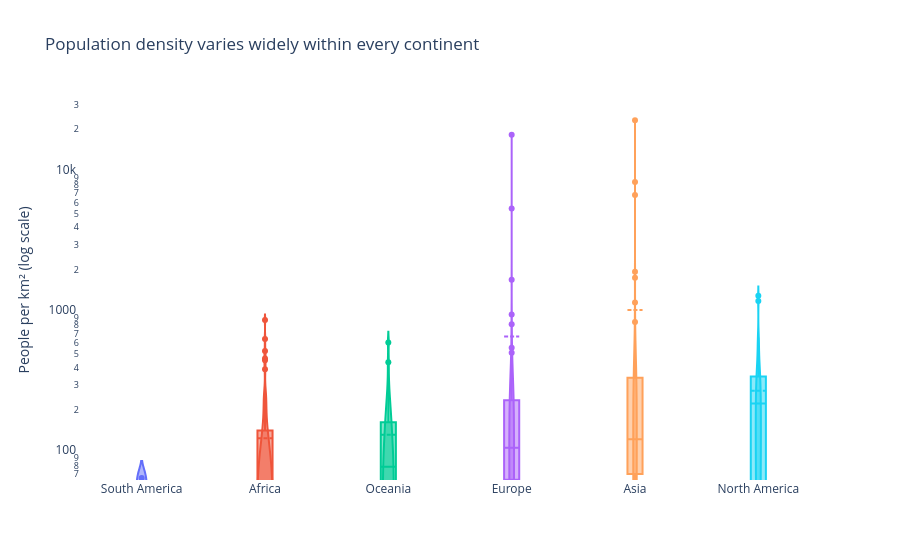

Notebook code for this chart:
### Markdown cell above
**Chart choice & justification:** *Which chart did you choose, and why? Justify design choices.

*YOUR ANSWER HERE*

Population density varies a lot between continents. North America has the highest median density (221 people/km²), while South America has the lowest (18 people/km²). Asia has the biggest extremes, including very crowded places such as Macau and Singapore. This shows that population density varies greatly within each continent.

I chose a violin plot to show the spread and differences in population density across continents. Different colours make the continents easy to compare, and the plot shows both common values and extreme outliers.

### Code cell
# Q4
# Q4: Population density distribution by continent

q4 = df[
    (df['Density'] > 0) &
    df['Density'].notna()
].copy()

continent_order = (
    q4.groupby('Continent')['Density']
    .median()
    .sort_values()
    .index.tolist()
)

fig = px.violin(
    q4,
    x='Continent',
    y='Density',
    color='Continent',
    category_orders={
        'Continent': continent_order
    },
    box=True,
    points='outliers',
    log_y=True,
    title='Population density varies widely within every continent',
    labels={
        'Density': 'People per km² (log scale)',
        'Continent': ''
    }
)

fig.update_traces(
    meanline_visible=True,
    showlegend=False
)

fig.update_layout(template='plotly_white')

fig.update_xaxes(showgrid=False)
fig.update_yaxes(showgrid=False)

fig.show()

print("Density summary by continent:")

print(
    q4.groupby('Continent')['Density']
    .agg(['min', 'median', 'max'])
    .round(1)
    .to_string()
)

### Figure 1 — Plotly figure (JSON) as saved in the notebook; plotly's stock layout.template omitted (floating-point values rounded to 4 significant figures)
{"data": [{"alignmentgroup": "True", "box": {"visible": true}, "hovertemplate": "=%{x}<br>People per km² (log scale)=%{y}<extra></extra>", "legendgroup": "South America", "marker": {"color": "#636efa"}, "meanline": {"visible": true}, "name": "South America", "offsetgroup": "South America", "orientation": "v", "points": "outliers", "scalegroup": "True", "showlegend": false, "type": "violin", "x": ["South America", "South America", "South America", "South America", "South America", "South America", "South America", "South America", "South America", "South America", "South America", "South America", "South America", "South America"], "x0": " ", "xaxis": "x", "y": [16.37, 11.13, 25.28, 25.93, 45.43, 65.02, 0.3105, 3.646, 3.762, 16.67, 26.49, 3.773, 18.91, 30.88], "y0": " ", "yaxis": "y"}, {"alignmentgroup": "True", "box": {"visible": true}, "hovertemplate": "=%{x}<br>People per km² (log scale)=%{y}<extra></extra>", "legendgroup": "Africa", "marker": {"color": "#EF553B"}, "meanline": {"visible": true}, "name": "Africa", "offsetgroup": "Africa", "orientation": "v", "points": "outliers", "scalegroup": "True", "showlegend": false, "type": "violin", "x": ["Africa", "Africa", "Africa", "Africa", "Africa", "Africa", "Africa", "Africa", "Africa", "Africa", "Africa", "Africa", "Africa", "Africa", "Africa", "Africa", "Africa", "Africa", "Africa", "Africa", "Africa", "Africa", "Africa", "Africa", "Africa", "Africa", "Africa", "Africa", "Africa", "Africa", "Africa", "Africa", "Africa", "Africa", "Africa", "Africa", "Africa", "Africa", "Africa", "Africa", "Africa", "Africa", "Africa", "Africa", "Africa", "Africa", "Africa", "Africa", "Africa", "Africa", "Africa", "Africa", "Africa", "Africa", "Africa", "Africa", "Africa"], "x0": " ", "xaxis": "x", "y": [18.85, 28.55, 118.6, 4.519, 83.06, 463.1, 58.71, 147.1, 8.956, 13.8, 449.4, 48.31, 42.22, 110.7, 59.71, 31.33, 69.2, 111.7, 8.925, 253.2, 140.3, 56.37, 58.29, 87.33, 93.09, 75.96, 47.61, 3.872, 50.44, 172.2, 18.22, 4.595, 637.0, 871.9, 83.88, 41.13, 3.109, 20.69, 236.6, 17.46, 387.9, 523.1, 235.9, 88.03, 237.0, 120.0, 27.6, 49.05, 17.61, 24.85, 69.3, 155.8, 75.52, 195.6, 2.165, 26.6, 41.77], "y0": " ", "yaxis": "y"}, {"alignmentgroup": "True", "box": {"visible": true}, "hovertemplate": "=%{x}<br>People per km² (log scale)=%{y}<extra></extra>", "legendgroup": "Oceania", "marker": {"color": "#00cc96"}, "meanline": {"visible": true}, "name": "Oceania", "offsetgroup": "Oceania", "orientation": "v", "points": "outliers", "scalegroup": "True", "showlegend": false, "type": "violin", "x": ["Oceania", "Oceania", "Oceania", "Oceania", "Oceania", "Oceania", "Oceania", "Oceania", "Oceania", "Oceania", "Oceania", "Oceania", "Oceania", "Oceania", "Oceania", "Oceania", "Oceania", "Oceania", "Oceania", "Oceania", "Oceania", "Oceania", "Oceania"], "x0": " ", "xaxis": "x", "y": [222.5, 3.403, 72.08, 50.88, 73.5, 312.9, 161.8, 229.7, 162.6, 603.2, 15.61, 19.17, 7.439, 106.8, 39.34, 21.91, 78.25, 25.06, 155.9, 143.0, 435.1, 26.81, 81.49], "y0": " ", "yaxis": "y"}, {"alignmentgroup": "True", "box": {"visible": true}, "hovertemplate": "=%{x}<br>People per km² (log scale)=%{y}<extra></extra>", "legendgroup": "Europe", "marker": {"color": "#ab63fa"}, "meanline": {"visible": true}, "name": "Europe", "offsetgroup": "Europe", "orientation": "v", "points": "outliers", "scalegroup": "True", "showlegend": false, "type": "violin", "x": ["Europe", "Europe", "Europe", "Europe", "Europe", "Europe", "Europe", "Europe", "Europe", "Europe", "Europe", "Europe", "Europe", "Europe", "Europe", "Europe", "Europe", "Europe", "Europe", "Europe", "Europe", "Europe", "Europe", "Europe", "Europe", "Europe", "Europe", "Europe", "Europe", "Europe", "Europe", "Europe", "Europe", "Europe", "Europe", "Europe", "Europe", "Europe", "Europe", "Europe", "Europe", "Europe", "Europe", "Europe", "Europe", "Europe", "Europe", "Europe", "Europe", "Europe"], "x0": " ", "xaxis": "x", "y": [98.87, 170.6, 106.6, 45.93, 381.8, 63.14, 61.17, 71.22, 135.3, 133.1, 136.5, 29.32, 38.11, 16.37, 117.1, 233.5, 5442.0, 78.68, 811.6, 107.1, 3.62, 71.48, 147.8, 195.9, 955.0, 28.67, 245.8, 42.11, 250.4, 1688.0, 96.7, 18230.0, 45.4, 419.7, 81.42, 16.78, 127.5, 111.5, 82.47, 8.464, 551.8, 81.73, 115.1, 104.6, 93.99, 23.43, 211.7, 65.79, 277.9, 510.0], "y0": " ", "yaxis": "y"}, {"alignmentgroup": "True", "box": {"visible": true}, "hovertemplate": "=%{x}<br>People per km² (log scale)=%{y}<extra></extra>", "legendgroup": "Asia", "marker": {"color": "#FFA15A"}, "meanline": {"visible": true}, "name": "Asia", "offsetgroup": "Asia", "orientation": "v", "points": "outliers", "scalegroup": "True", "showlegend": false, "type": "violin", "x": ["Asia", "Asia", "Asia", "Asia", "Asia", "Asia", "Asia", "Asia", "Asia", "Asia", "Asia", "Asia", "Asia", "Asia", "Asia", "Asia", "Asia", "Asia", "Asia", "Asia", "Asia", "Asia", "Asia", "Asia", "Asia", "Asia", "Asia", "Asia", "Asia", "Asia", "Asia", "Asia", "Asia", "Asia", "Asia", "Asia", "Asia", "Asia", "Asia", "Asia", "Asia", "Asia", "Asia", "Asia", "Asia", "Asia", "Asia", "Asia", "Asia", "Asia"], "x0": " ", "xaxis": "x", "y": [63.06, 93.48, 119.6, 1924.0, 1160.0, 20.38, 77.88, 92.62, 146.9, 53.72, 6783.0, 431.1, 144.7, 53.73, 101.5, 435.2, 328.0, 126.3, 7.119, 239.6, 33.16, 31.8, 525.2, 23170.0, 102.6, 1746.0, 2.173, 80.08, 207.6, 216.3, 14.79, 267.4, 844.1, 337.5, 232.6, 16.94, 8416.0, 517.1, 332.8, 119.5, 660.2, 69.55, 139.7, 90.18, 108.9, 13.18, 112.9, 77.4, 296.4, 63.82], "y0": " ", "yaxis": "y"}, {"alignmentgroup": "True", "box": {"visible": true}, "hovertemplate": "=%{x}<br>People per km² (log scale)=%{y}<extra></extra>", "legendgroup": "North America", "marker": {"color": "#19d3f3"}, "meanline": {"visible": true}, "name": "North America", "offsetgroup": "North America", "orientation": "v", "points": "outliers", "scalegroup": "True", "showlegend": false, "type": "violin", "x": ["North America", "North America", "North America", "North America", "North America", "North America", "North America", "North America", "North America", "North America", "North America", "North America", "North America", "North America", "North America", "North America", "North America", "North America", "North America", "North America", "North America", "North America", "North America", "North America", "North America", "North America", "North America", "North America", "North America", "North America", "North America", "North America", "North America", "North America", "North America", "North America", "North America", "North America", "North America", "North America"], "x0": " ", "xaxis": "x", "y": [174.3, 212.1, 591.4, 29.4, 655.0, 17.65, 1189.0, 207.3, 3.851, 260.2, 101.4, 102.0, 430.5, 96.85, 230.7, 301.1, 0.0261, 364.6, 243.1, 163.9, 417.5, 92.74, 257.2, 325.8, 64.91, 43.04, 53.3, 58.46, 366.7, 522.2, 182.6, 292.0, 599.8, 24.22, 267.2, 1299.0, 298.4, 48.21, 36.09, 286.6], "y0": " ", "yaxis": "y"}], "layout": {"legend": {"title": {"text": ""}, "tracegroupgap": 0}, "title": {"text": "Population density varies widely within every continent"}, "violinmode": "overlay", "xaxis": {"anchor": "y", "categoryarray": ["South America", "Africa", "Oceania", "Europe", "Asia", "North America"], "categoryorder": "array", "domain": [0, 1], "showgrid": false, "title": {"text": ""}}, "yaxis": {"anchor": "x", "domain": [0, 1], "showgrid": false, "title": {"text": "People per km² (log scale)"}, "type": "log"}}}
